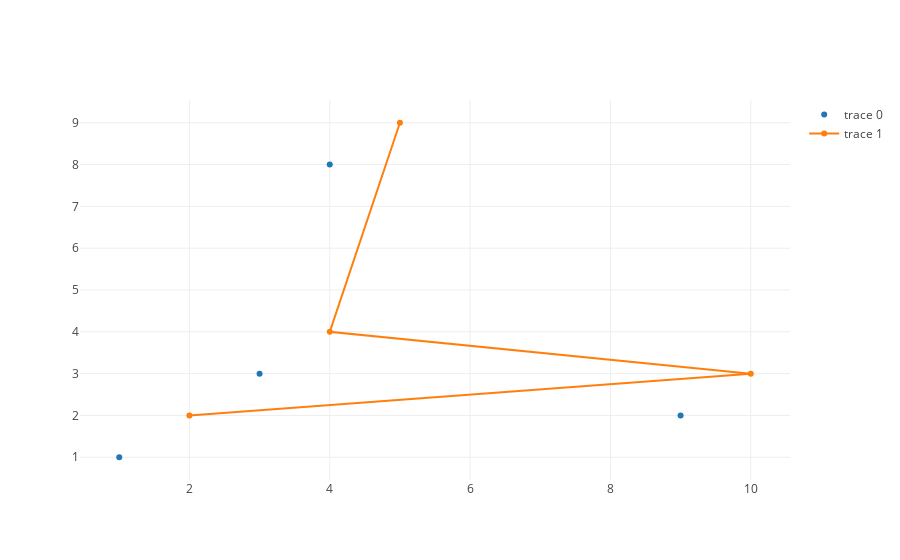

This figure's notebook cell:
### Markdown cell above
Now let's discuss how a trace represents data.  In the `trace` in the code below, we plot four points.  Notice that we provide the $x$ and $y$ coordinates in two separate attributes of the dictionary.  Change around the data to get a feel for how it works.

### Code cell
plotly.offline.iplot([
   {'x': [1, 9, 3, 4], 'y': [1, 2, 3, 8], 'mode': 'markers'},{'x': [2, 10, 4, 5], 'y': [2, 3, 4, 9]}
])

### Figure 1 — Plotly figure (JSON) as saved in the notebook; plotly's stock layout.template omitted (floating-point values rounded to 4 significant figures)
{"data": [{"mode": "markers", "type": "scatter", "uid": "f17293be-3948-11e9-b428-357077929cd0", "x": [1, 9, 3, 4], "y": [1, 2, 3, 8]}, {"type": "scatter", "uid": "f1729602-3948-11e9-b428-357077929cd0", "x": [2, 10, 4, 5], "y": [2, 3, 4, 9]}], "layout": {}}
